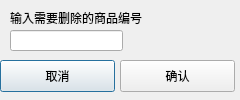
<?xml version="1.0" encoding="UTF-8"?>
<ui version="4.0">
 <class>deletecommodity</class>
 <widget class="QDialog" name="deletecommodity">
  <property name="geometry">
   <rect>
    <x>0</x>
    <y>0</y>
    <width>240</width>
    <height>100</height>
   </rect>
  </property>
  <property name="windowTitle">
   <string>Dialog</string>
  </property>
  <widget class="QLabel" name="label">
   <property name="geometry">
    <rect>
     <x>10</x>
     <y>10</y>
     <width>151</width>
     <height>16</height>
    </rect>
   </property>
   <property name="text">
    <string>输入需要删除的商品编号</string>
   </property>
  </widget>
  <widget class="QLineEdit" name="code">
   <property name="geometry">
    <rect>
     <x>10</x>
     <y>30</y>
     <width>113</width>
     <height>21</height>
    </rect>
   </property>
  </widget>
  <widget class="QPushButton" name="cancel">
   <property name="geometry">
    <rect>
     <x>0</x>
     <y>60</y>
     <width>115</width>
     <height>32</height>
    </rect>
   </property>
   <property name="text">
    <string>取消</string>
   </property>
  </widget>
  <widget class="QPushButton" name="confirm">
   <property name="geometry">
    <rect>
     <x>120</x>
     <y>60</y>
     <width>115</width>
     <height>32</height>
    </rect>
   </property>
   <property name="text">
    <string>确认</string>
   </property>
  </widget>
 </widget>
 <resources/>
 <connections/>
</ui>
